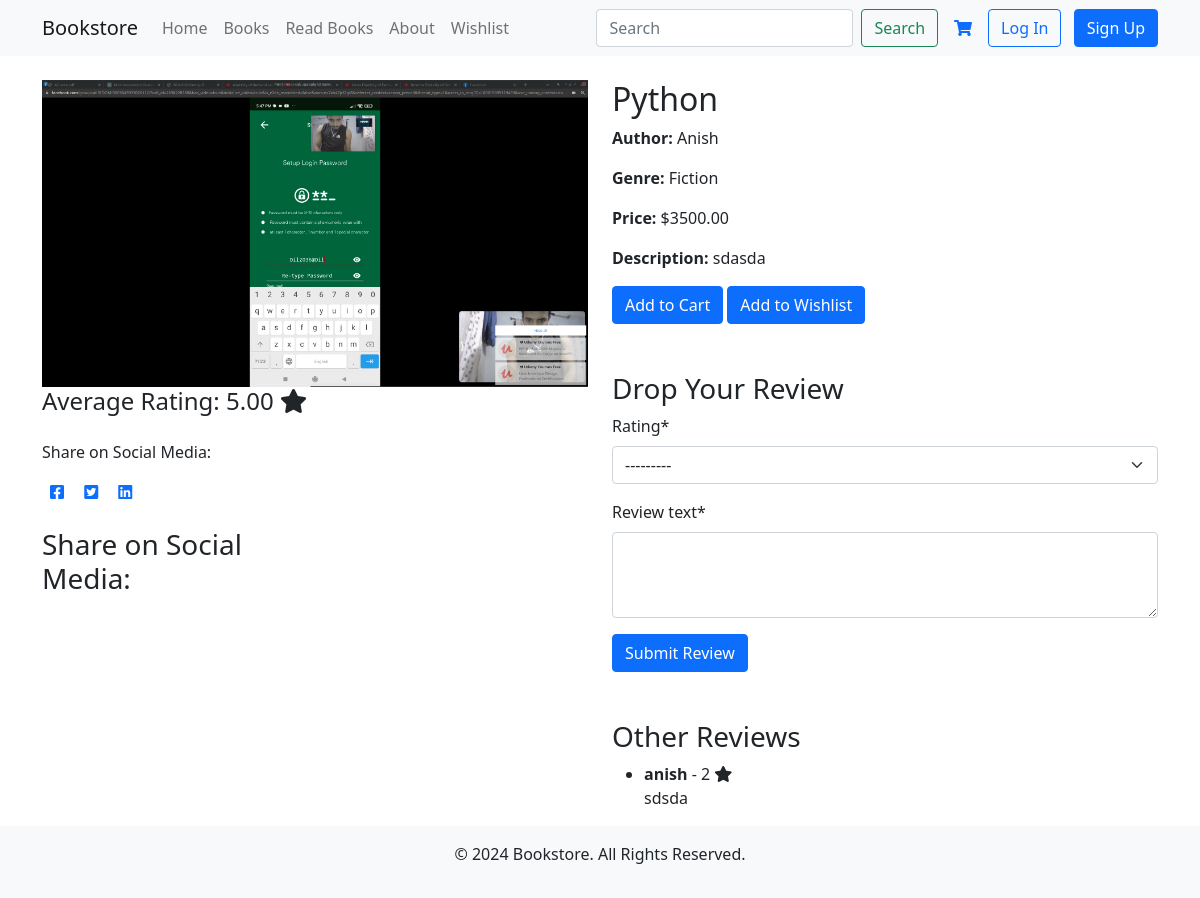
Screenshot of /books/1 with the database file from the repository.
### bookstore/models.py (models this page shows, shortened)
class Book(models.Model):
    GENRE_CHOICES = (
        ("Fiction", "Fiction"),
        ("Non-Fiction", "Non-Fiction"),
        ("Science Fiction", "Science Fiction"),
        ("Mystery", "Mystery"),
    )
    title = models.CharField(max_length=100)
    author = models.CharField(max_length=100)
    genre = models.CharField(max_length=50, choices=GENRE_CHOICES)
    price = models.DecimalField(max_digits=10, decimal_places=2)
    description = models.TextField()
    image = models.ImageField()
    avg_rating = models.DecimalField(
        default=0.0,
        max_digits=3,
        decimal_places=2,
        help_text="Average rating gor the book",
    )

class BookReview(models.Model):
    RATING_CHOICES = [
        (1, "One star"),
        (2, "Two star"),
        (3, "Three star"),
        (4, "Four star"),
        (5, "Five star"),
    ]
    book = models.ForeignKey(Book, on_delete=models.CASCADE, related_name="reviews")
    user = models.ForeignKey(settings.AUTH_USER_MODEL, on_delete=models.CASCADE)
    rating = models.IntegerField(choices=RATING_CHOICES)
    review_text = models.TextField()

### accounts/models.py (models this page shows)
class CustomUser(AbstractUser):
    address = models.CharField(max_length=255)
    phone_number = models.CharField(max_length=20)
    profile_picture = models.ImageField(
        upload_to="profile_pics/", blank=True, null=True
    )
    order_count = models.IntegerField(default=0)

### bookstore/views.py (the view, shortened to what this page needs)
# urls.py: path("<int:pk>", BookDetailView.as_view(), name="book_detail"),
class BookDetailView(DetailView):
    model = Book
    template_name = "book_detail.html"
    def get(self, request, *args, **kwargs):
        book = self.get_object()
        form = BookReviewForm()
        context = {
            "object": book,
            "form": form,
        }
        return render(request, "book_detail.html", context)

### bookstore/forms.py
class BookReviewForm(forms.ModelForm):
    class Meta:
        model = BookReview
        fields = ["rating", "review_text"]
        widgets = {
            "review_text": forms.Textarea(attrs={"rows": 3}),
        }

### bookstore/templates/book_detail.html (shortened to what this page needs)
{% extends 'base.html' %}
{% load crispy_forms_tags %}
{% load social_share %}
{% block content %}
    <div class="row">
        <div class="col-md-6">
            <img src="{{ object.image.url }}" alt="{{ object.title }}" class="img-fluid">
            <h4>Average Rating: {{object.avg_rating}} <i class="fas fa-star"></i></h4>
            <div class = "col-md-6 mt-4">
                <p >Share on Social Media:</p>
                <a href="https://www.facebook.com/sharer/sharer.php?u={{ request.build_absolute_uri }}" class="mx-2" target="_blank" rel="noopener noreferrer">
                    <i class="fab fa-facebook-square"></i></a>
                <a href="https://twitter.com/intent/tweet?text=Check%20out%20this%20book:%20{{ object.title }}&url={{ request.build_absolute_uri }}" class="mx-2" target="_blank" rel="noopener noreferrer">
                    <i class="fab fa-twitter-square"></i></a>
                <a href="https://www.linkedin.com/shareArticle?url={{ request.build_absolute_uri }}&title={{ object.title }}" class="mx-2" target="_blank" rel="noopener noreferrer">
                    <i class="fab fa-linkedin"></i></a>
            </div>
            <div class = "social-sharing col-md-6 mt-4">
                <h3>Share on Social Media:</h3>
            </div>
        </div>
        <div class="col-md-6">
            <h2>{{ object.title }}</h2>
            <p><strong>Author:</strong> {{ object.author }}</p>
            <p><strong>Genre:</strong> {{ object.genre }}</p>
            <p><strong>Price:</strong> ${{ object.price }}</p>
            <p><strong>Description:</strong> {{ object.description }}</p>
            <form method="post" action="">
                <button type="submit" class="btn btn-primary" name = "add_to_cart" >Add to Cart</button>
                <button type="submit" class="btn btn-primary" name = "add_to_wishlist" >Add to Wishlist</button>
            </form>
            <h3 class="mt-5">Drop Your Review</h3>
            <form method="post" action="{% url 'book_review' object.pk %}" >
                {{form|crispy}}
                <button type="submit" class="btn btn-primary">Submit Review</button>
            </form>
            <div class="mt-5">
                <h3>Other Reviews</h3>
                {% if object.reviews.count > 0 %}
                    <ul>
                        {% for review in object.reviews.all %}
                            <li>
                                <strong>{{ review.user.username }}</strong> - {{review.rating}} <i class="fas fa-star"></i>
                                    <p>{{ review.review_text }}</p>
                            </li>
                        {% endfor %}
                    </ul>
                {% else %}
                    <p>No reviews yet. Be the first to review!</p>
                {% endif %}
            </div>
        </div>
    </div>
{% endblock content %}

### static/css/styles.css (style rules this page uses)
body { display: flex; flex-direction: column; min-height: 100vh; margin: 0; }

### rows the page displays
Book: image (picture), avg_rating "5.00", title "Python", author "Anish", genre "Fiction", price "3500.00", description "sdasda"
BookReview: user.username "anish", rating "2", review_text "sdsda"
